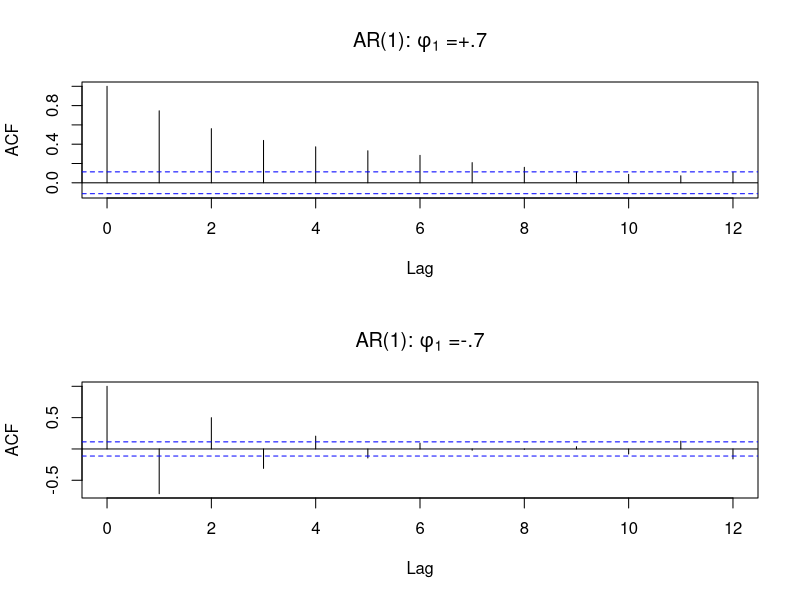
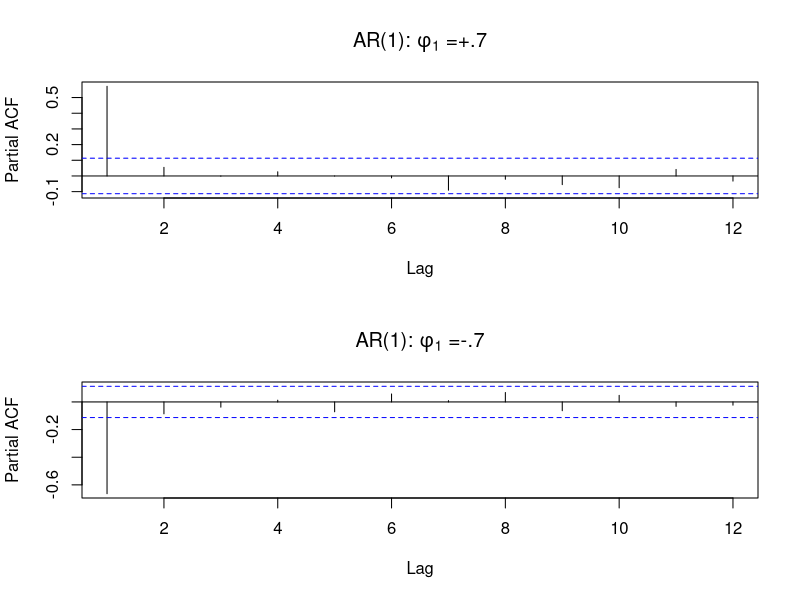
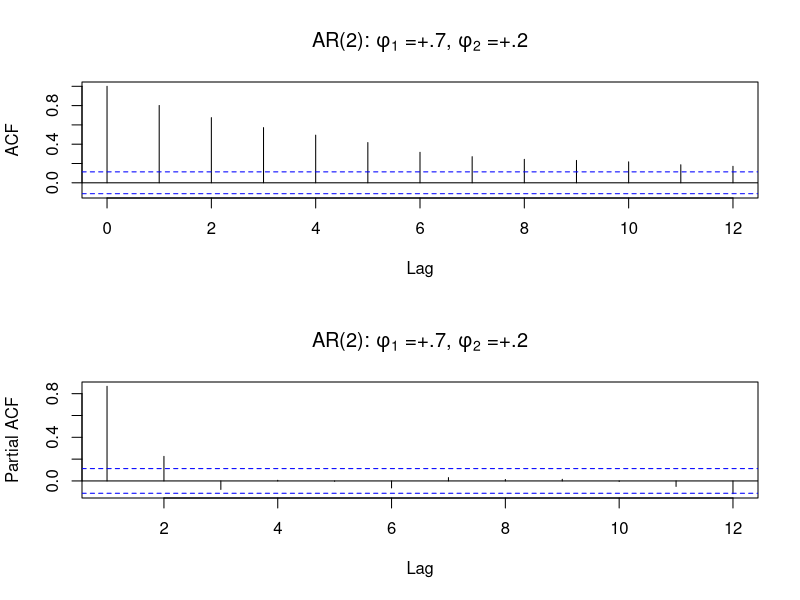
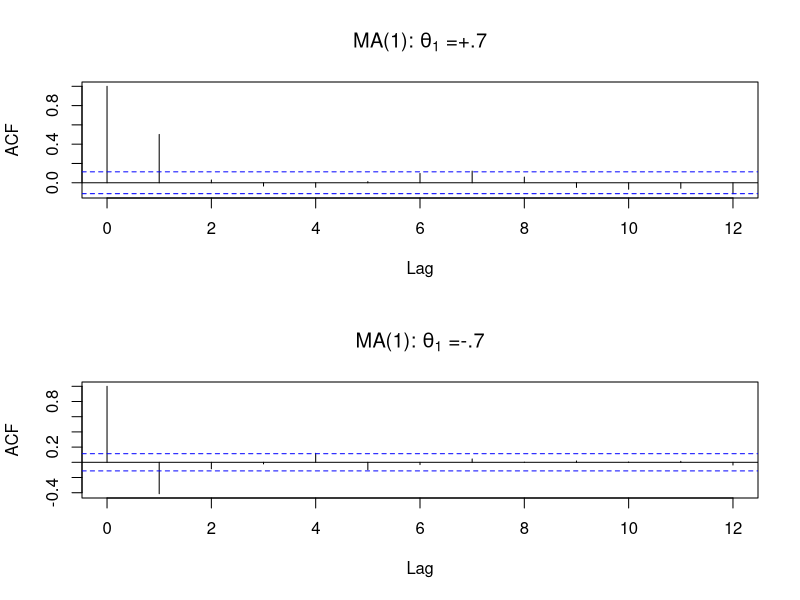
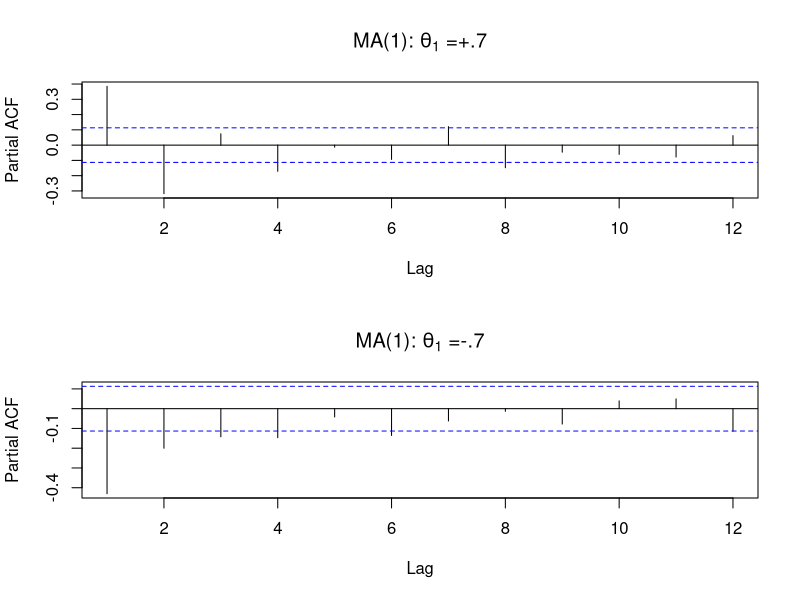
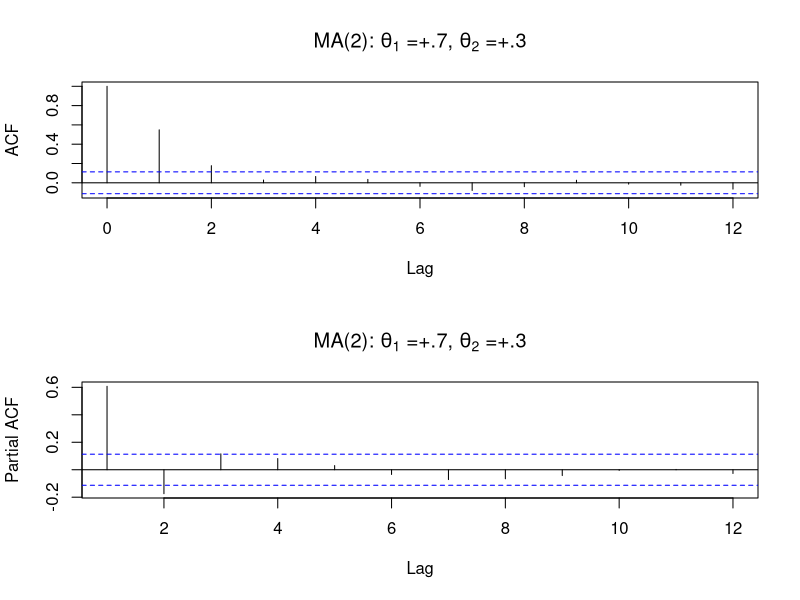
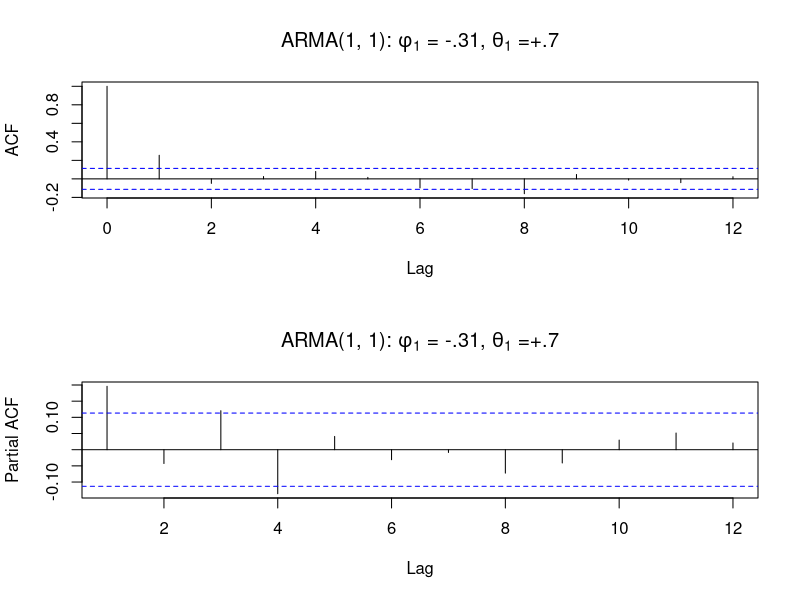
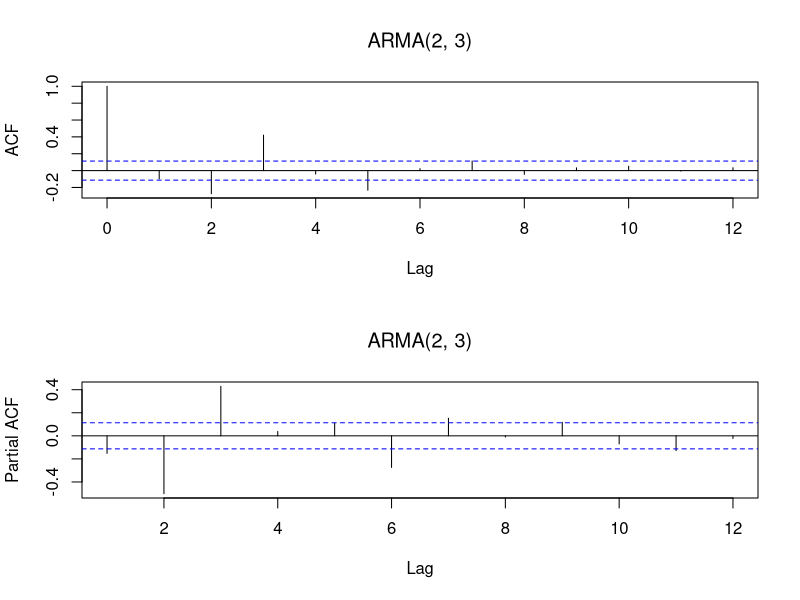

The R source for these figures, in order:
###################################
# Author: Megan Gelsinger
# Date: 2/15/19
# Title: STSCI 4550 Lab Session 4 
###################################

# In this lab session, we are going to review how the ACF/PACF plots look for our three
# basic time series models, AR(p), MA(q), and ARMA(p,q) and why they look the way they do.
# These plots will help give us an intuitive sense of the order of our time series models
# when we are given raw data and no other information. We will formally discuss order estimation
# next week in lecture.  In this lab, we are also going to learn how to fit a time series 
# model to time series data, estimate the order and coefficients, make predictions/forecasts,
# and plot these predictions.  We have a lot to do, so let's get started!

set.seed(5550)

## Order estimation from ACF/PACF plots ##
par(mfrow = c(2, 1))
# AR(p) #
# Do we see the behavior we would expect in the ACFs/PACFs of the AR(1)?
acf(arima.sim(list(order = c(1, 0, 0), ar = .7), n = 300, sd = 1), lag.max = 12, 
    main = expression(paste("AR(1): ", phi[1], " =+.7")))
acf(arima.sim(list(order = c(1, 0, 0), ar = -.7), n = 300, sd = 1), lag.max = 12, 
    main = expression(paste("AR(1): ", phi[1], " =-.7"))) 
acf(arima.sim(list(order = c(1, 0, 0), ar = .7), n = 300, sd = 1), lag.max = 12, 
    main = expression(paste("AR(1): ", phi[1], " =+.7")), type = "partial") 
acf(arima.sim(list(order = c(1, 0, 0), ar = -.7), n = 300, sd = 1), lag.max = 12, 
    main = expression(paste("AR(1): ", phi[1], " =-.7")), type = "partial")

# Now, what if we have p>1?
acf(arima.sim(list(order = c(2, 0, 0), ar = c(.7, .2)), n = 300, sd = 1), lag.max = 12, 
    main = expression(paste("AR(2): ", phi[1], " =+.7, ", phi[2], " =+.2"))) 
acf(arima.sim(list(order = c(2, 0, 0), ar = c(.7, .2)), n = 300, sd = 1), lag.max = 12, 
    main = expression(paste("AR(2): ", phi[1], " =+.7, ", phi[2], " =+.2")), type = "partial")  

# MA(q) #
# Do we see the behavior we would expect in the ACFs/PACFs of the MA(1)?
acf(arima.sim(list(order = c(0, 0, 1), ma = .7), n = 300, sd = 1), lag.max = 12, 
    main = expression(paste("MA(1): ", theta[1], " =+.7"))) 
acf(arima.sim(list(order = c(0, 0, 1), ma = -.7), n = 300, sd = 1), lag.max = 12, 
    main = expression(paste("MA(1): ", theta[1], " =-.7"))) 
acf(arima.sim(list(order = c(0, 0, 1), ma = .7), n = 300, sd = 1), lag.max = 12, 
    main = expression(paste("MA(1): ", theta[1], " =+.7")), type = "partial") 
acf(arima.sim(list(order = c(0, 0, 1), ma = -.7), n = 300, sd = 1), lag.max = 12, 
    main = expression(paste("MA(1): ", theta[1], " =-.7")), type = "partial") 

# Now, what if we have p>1?
acf(arima.sim(list(order = c(0, 0, 2), ma = c(.7, .3)), n = 300, sd = 1), lag.max = 12, 
    main = expression(paste("MA(2): ", theta[1], " =+.7, ", theta[2], " =+.3"))) 
acf(arima.sim(list(order = c(0, 0, 2), ma = c(.7, .3)), n = 300, sd = 1), lag.max = 12, 
    main = expression(paste("MA(2): ", theta[1], " =+.7, ", theta[2], " =+.3")), type = "partial") 

# ARMA(p.q) #
# Do we see the behavior we would expect in the ACFs/PACFs of the ARMA(1, 1)?
acf(arima.sim(list(order = c(1, 0, 1), ar = -.31, ma = .56), n = 300, sd = 1), lag.max = 12, 
    main = expression(paste("ARMA(1, 1): ", phi[1], " = -.31, ", theta[1], " =+.7"))) 
acf(arima.sim(list(order = c(1, 0, 1), ar = -.31, ma = .56), n = 300, sd = 1), lag.max = 12, 
    main = expression(paste("ARMA(1, 1): ", phi[1], " = -.31, ", theta[1], " =+.7")), type = "partial") 

# Now, what if we have p,q>1?
acf(arima.sim(list(order = c(2, 0, 3), ar = c(-.31, -.56), ma = c(.56, .13, .73)), n = 300, sd = 1), lag.max = 12, 
    main = expression(paste("ARMA(2, 3)"))) 
acf(arima.sim(list(order = c(2, 0, 3), ar = c(-.31, -.56), ma = c(.56, .13, .73)), n = 300, sd = 1), lag.max = 12, 
    main = expression(paste("ARMA(2, 3)")), type = "partial") 

# Take-away: ACFs/PACFs useful for estimating order of AR(p)/MA(q) models, NOT ARMA(p,q)

# Now, can you guess a few? (Main point: this isn't always easy!) #
acf(arima.sim(list(order = c(0, 0, 1), ma = .05), n = 300, sd = 1), lag.max = 12, 
    main = "") 
acf(arima.sim(list(order = c(0, 0, 1), ma = .05), n = 300, sd = 1), lag.max = 12, 
    main = "", type = "partial")

acf(arima.sim(list(order = c(1, 0, 1), ar = -.1, ma = .95), n = 300, sd = 1), lag.max = 12, 
    main = "") 
acf(arima.sim(list(order = c(1, 0, 1), ar = -.1, ma = .95), n = 300, sd = 1), lag.max = 12, 
    main = "", type = "partial")

acf(arima.sim(list(order = c(4, 0, 0), ar = c(.5, -.1, .22, .26)), n = 300, sd = 1), lag.max = 12, 
    main = "") 
acf(arima.sim(list(order = c(4, 0, 0), ar = c(.5, -.1, .22, .26)), n = 300, sd = 1), lag.max = 12, 
    main = "", type = "partial") 

acf(arima.sim(list(order = c(2, 0, 0), ar = c(.7, -.2)), n = 300, sd = 1), 
    lag.max = 12, main = "")
acf(arima.sim(list(order = c(2, 0, 0), ar = c(.7, -.2)), n = 300, sd = 1), 
    lag.max = 12, main = "", type = "partial")


## Fitting and Predicting AR(p) ##
# Let's take a look at our data set.
# The first question we should ask is, is it stationary (visual check only)?
austres
par(mfrow = c(1, 1))
plot(austres)
par(mfrow = c(2, 1))
acf(austres)
pacf(austres)

# How can we get a stationary time seris? (Don't worry about what this transformation is. 
# We will learn about it in the future.  Just accept that it is what we need to do.)
plot(austres)
plot(diff(austres))
d_austres <- diff(austres)

# Okay, now that we have a stationary time series, what model should we apply?
acf(d_austres)
pacf(d_austres) 

# Let's fit our AR(1) model.  There are multiple ways of doing this.  One can estimate the
# coefficient values by hand, as discussed in lecture.  You will also compute the estimates
# by hand on your homework.  It turns out, one can also let R do the estimation/fitting.
ar_model <- arima(d_austres, order = c(1, 0, 0))
ar_model
names(ar_model)
ar_model$coef

# Model checking:
# Coefficients significant? ---> stay tuned
# Residuals white noise?
par(mfrow = c(1,1))
plot(ar_model$residuals) 

# Since we are statisfied with our model, lets make some predictions using a built in 
# function in R.  Let's predict n = 8 in the future, and retain their standard errors
# so we can display confidence bands for our predictions. 
pred <- predict(ar_model, n.ahead = 8, se.fit = TRUE) 
t_range <- range(time(d_austres))
plot(d_austres, xlim = c(t_range[1], t_range[2] + 8/4))
abline(h = ar_model$coef[2])
lines(seq(t_range[2], t_range[2] + 8/4, by = 0.25), 
      y = c(d_austres[length(d_austres)], pred$pred), col = "blue")
lines(seq(t_range[2], t_range[2] + 8/4, by = 0.25), 
      y = c(d_austres[length(d_austres)], pred$pred + qnorm(0.975)*pred$se), col = "blue", lty = 2)
lines(seq(t_range[2], t_range[2] + 8/4, by = 0.25), 
      y = c(d_austres[length(d_austres)], pred$pred - qnorm(0.975)*pred$se), col = "blue", lty = 2)

